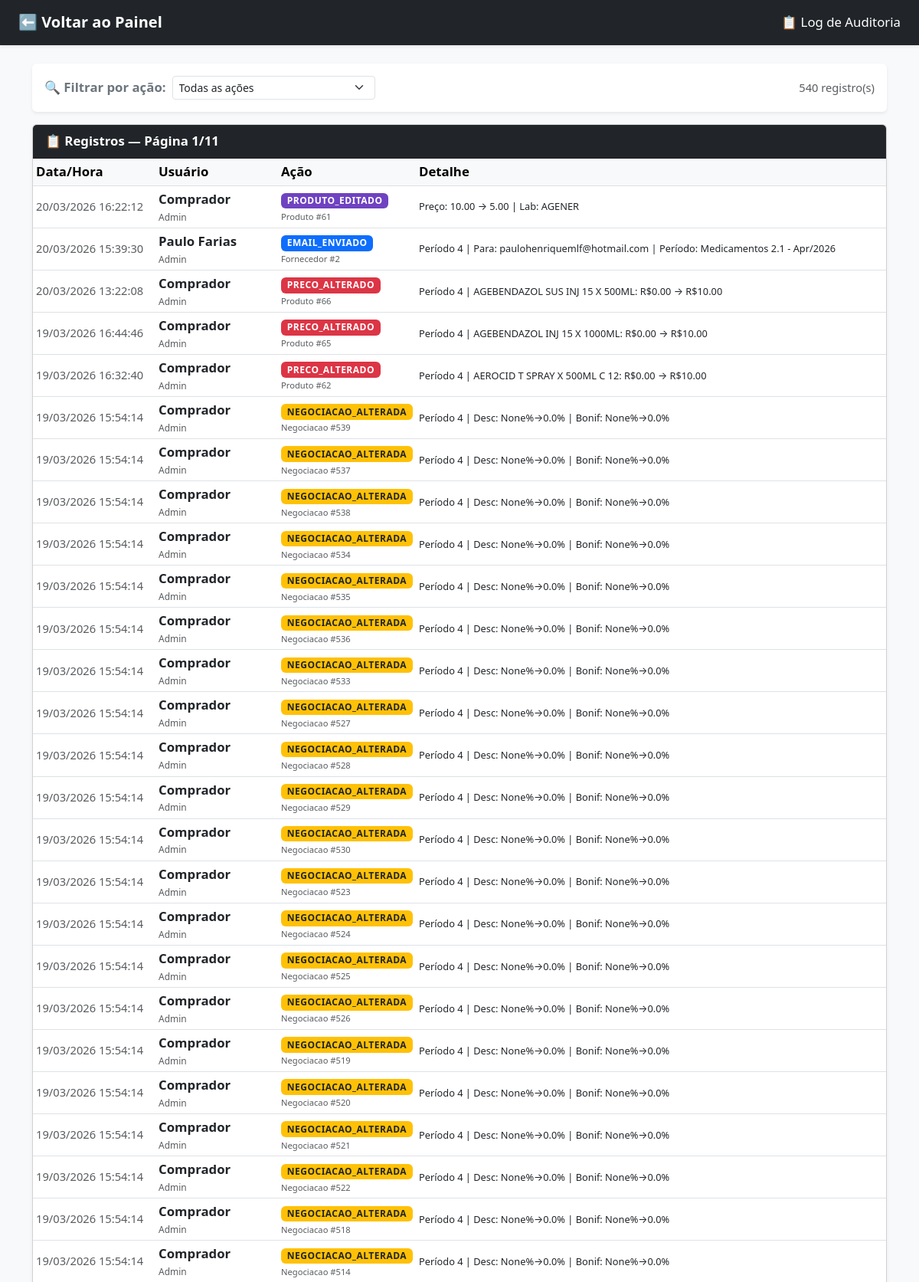
The app's page /admin/auditoria (signed in, upper part) with its own data.
### app.py (models this page shows)
class LogAuditoria(db.Model):
    id          = db.Column(db.Integer, primary_key=True)
    data_hora   = db.Column(db.DateTime, default=datetime.now, nullable=False)
    usuario_id  = db.Column(db.Integer, db.ForeignKey('usuario.id'), nullable=True)
    usuario     = db.relationship('Usuario', backref=db.backref('logs', lazy=True))
    acao        = db.Column(db.String(80),  nullable=False)   # ex: 'PRECO_ALTERADO'
    entidade    = db.Column(db.String(80),  nullable=True)    # ex: 'Produto'
    entidade_id = db.Column(db.Integer,     nullable=True)    # ex: 42
    detalhe     = db.Column(db.Text,        nullable=True)    # JSON ou texto livre

class Usuario(db.Model):
    id = db.Column(db.Integer, primary_key=True)
    nome = db.Column(db.String(100), nullable=False)
    email = db.Column(db.String(100), unique=True, nullable=False)
    senha = db.Column(db.String(200), nullable=False)
    funcao = db.Column(db.String(20), nullable=False)
    verificado = db.Column(db.Boolean, default=False)
    loja_id = db.Column(db.Integer, db.ForeignKey('loja.id'), nullable=True)
    loja = db.relationship('Loja', backref=db.backref('usuarios', lazy=True))
    smtp_server = db.Column(db.String(100), default='email-ssl.com.br')
    smtp_port = db.Column(db.Integer, default=465)
    smtp_email = db.Column(db.String(100))
    smtp_senha = db.Column(db.String(100))

### app.py (the view)
@app.route('/admin/auditoria')
def admin_auditoria():
    if 'usuario_id' not in session or session.get('funcao') != 'Admin':
        return redirect(url_for('login'))
    pagina = request.args.get('pagina', 1, type=int)
    filtro_acao = request.args.get('acao', '').strip()
    query = LogAuditoria.query
    if filtro_acao:
        query = query.filter(LogAuditoria.acao == filtro_acao)
    logs = query.order_by(LogAuditoria.data_hora.desc()).paginate(page=pagina, per_page=50, error_out=False)
    acoes_disponiveis = db.session.query(LogAuditoria.acao).distinct().order_by(LogAuditoria.acao).all()
    acoes_disponiveis = [a[0] for a in acoes_disponiveis]
    return render_template('admin_auditoria.html', logs=logs, filtro_acao=filtro_acao, acoes_disponiveis=acoes_disponiveis)

### app.py (called while the page is built, shortened)
@app.before_request
def verificar_datas_e_periodos():
    global ultima_verificacao
    if request.endpoint and 'static' in request.endpoint:
        return
    hoje = date.today()
    if ultima_verificacao == hoje:
        return

### templates/admin_auditoria.html (shortened to what this page needs)
<!DOCTYPE html>
<html lang="pt-br">
<head>
    <link href="https://cdn.jsdelivr.net/npm/bootstrap@5.3.0/dist/css/bootstrap.min.css" rel="stylesheet">
    <link rel="stylesheet" href="{{ url_for('static', filename='style.css') }}">
</head>
<body class="bg-light">
    <nav class="navbar navbar-dark bg-dark shadow-sm mb-4">
        <div class="container-fluid px-4">
            <a class="navbar-brand" href="{{ url_for('dashboard_admin') }}">⬅️ Voltar ao Painel</a>
            <span class="navbar-text text-white">📋 Log de Auditoria</span>
        </div>
    </nav>
    <div class="container pb-5">
        <div class="card card-body shadow-sm mb-3 border-0">
            <form method="GET" class="row align-items-center g-2">
                <div class="col-auto fw-bold text-secondary">🔍 Filtrar por ação:</div>
                <div class="col-md-3">
                    <select name="acao" class="form-select form-select-sm" onchange="this.form.submit()">
                        <option value="">Todas as ações</option>
                    </select>
                </div>
                <div class="col-auto ms-auto text-muted small">
                    {{ logs.total }} registro(s)
                </div>
            </form>
        </div>
        <div class="card shadow-sm">
            <div class="card-header bg-dark text-white fw-bold">
                📋 Registros — Página {{ logs.page }}/{{ logs.pages or 1 }}
            </div>
            <div class="card-body p-0">
                <div class="table-responsive">
                    <table class="table table-hover table-sm mb-0 align-middle">
                        <thead class="table-light">
                            <tr>
                                <th style="width:160px;">Data/Hora</th>
                                <th style="width:160px;">Usuário</th>
                                <th style="width:180px;">Ação</th>
                                <th>Detalhe</th>
                            </tr>
                        </thead>
                        <tbody>
                            {% for log in logs.items %}
                            <tr>
                                <td class="text-muted small">{{ log.data_hora.strftime('%d/%m/%Y %H:%M:%S') }}</td>
                                <td>
                                    {% if log.usuario %}
                                        <strong>{{ log.usuario.nome }}</strong>
                                        <div class="text-muted" style="font-size:0.75rem;">{{ log.usuario.funcao }}</div>
                                    {% else %}
                                        <span class="text-muted">Sistema</span>
                                    {% endif %}
                                </td>
                                <td>
                                    {% if log.acao == 'PRECO_ALTERADO' %}
                                        <span class="badge bg-danger badge-acao">{{ log.acao }}</span>
                                    {% elif log.acao == 'NEGOCIACAO_ALTERADA' %}
                                        <span class="badge bg-warning text-dark badge-acao">{{ log.acao }}</span>
                                    {% elif log.acao == 'EMAIL_ENVIADO' %}
                                        <span class="badge bg-primary badge-acao">{{ log.acao }}</span>
                                    {% elif log.acao == 'PRODUTO_EDITADO' %}
                                        <span class="badge bg-purple badge-acao" style="background-color:#6f42c1;">{{ log.acao }}</span>
                                    {% else %}
                                        <span class="badge bg-secondary badge-acao">{{ log.acao }}</span>
                                    {% endif %}
                                    {% if log.entidade %}
                                        <div class="text-muted" style="font-size:0.7rem;">{{ log.entidade }} #{{ log.entidade_id }}</div>
                                    {% endif %}
                                </td>
                                <td class="detalhe-cell">{{ log.detalhe or '—' }}</td>
                            </tr>
                            {% else %}
                            <tr>
                                <td colspan="4" class="text-center text-muted py-5">
                                    Nenhum registro de auditoria ainda.
                                </td>
                            </tr>
                            {% endfor %}
                        </tbody>
                    </table>
                </div>
            </div>
        </div>
    </div>
</body>
</html>

### static/style.css (style rules this page uses)
.navbar-brand { font-weight: 600; }
.badge-acao { font-size: 0.75rem; letter-spacing: 0.5px; }
.detalhe-cell { font-size: 0.8rem; color: #555; max-width: 400px; word-break: break-word; }
body { font-size: 1.05rem; line-height: 1.6; }

### templates/admin_auditoria.html (style rules this page uses)
.badge-acao { font-size: 0.75rem; letter-spacing: 0.5px; }
.detalhe-cell { font-size: 0.8rem; color: #555; max-width: 400px; word-break: break-word; }

### records on screen
LogAuditoria: data_hora "20/03/2026 16:22:12", usuario.nome "Comprador", usuario.funcao "Admin", acao "PRODUTO_EDITADO", entidade "Produto", entidade_id "61", detalhe "Preço: 10.00 → 5.00 | Lab: AGENER"
LogAuditoria: data_hora "20/03/2026 15:39:30", usuario.nome "Paulo Farias", usuario.funcao "Admin", acao "EMAIL_ENVIADO", entidade "Fornecedor", entidade_id "2", detalhe "Período 4 | Para: paulohenriquemlf@hotmail.com | Período: Medicamentos 2.1 - Apr/2026"
LogAuditoria: data_hora "20/03/2026 13:22:08", usuario.nome "Comprador", usuario.funcao "Admin", acao "PRECO_ALTERADO", entidade "Produto", entidade_id "66", detalhe "Período 4 | AGEBENDAZOL SUS INJ 15 X 500ML: R$0.00 → R$10.00"
LogAuditoria: data_hora "19/03/2026 16:44:46", usuario.nome "Comprador", usuario.funcao "Admin", acao "PRECO_ALTERADO", entidade "Produto", entidade_id "65", detalhe "Período 4 | AGEBENDAZOL INJ 15 X 1000ML: R$0.00 → R$10.00"
LogAuditoria: data_hora "19/03/2026 16:32:40", usuario.nome "Comprador", usuario.funcao "Admin", acao "PRECO_ALTERADO", entidade "Produto", entidade_id "62", detalhe "Período 4 | AEROCID T SPRAY X 500ML C 12: R$0.00 → R$10.00"
LogAuditoria: data_hora "19/03/2026 15:54:14", usuario.nome "Comprador", usuario.funcao "Admin", acao "NEGOCIACAO_ALTERADA", entidade "Negociacao", entidade_id "539", detalhe "Período 4 | Desc: None%→0.0% | Bonif: None%→0.0%"
LogAuditoria: data_hora "19/03/2026 15:54:14", usuario.nome "Comprador", usuario.funcao "Admin", acao "NEGOCIACAO_ALTERADA", entidade "Negociacao", entidade_id "537", detalhe "Período 4 | Desc: None%→0.0% | Bonif: None%→0.0%"
LogAuditoria: data_hora "19/03/2026 15:54:14", usuario.nome "Comprador", usuario.funcao "Admin", acao "NEGOCIACAO_ALTERADA", entidade "Negociacao", entidade_id "538", detalhe "Período 4 | Desc: None%→0.0% | Bonif: None%→0.0%"
LogAuditoria: data_hora "19/03/2026 15:54:14", usuario.nome "Comprador", usuario.funcao "Admin", acao "NEGOCIACAO_ALTERADA", entidade "Negociacao", entidade_id "534", detalhe "Período 4 | Desc: None%→0.0% | Bonif: None%→0.0%"
LogAuditoria: data_hora "19/03/2026 15:54:14", usuario.nome "Comprador", usuario.funcao "Admin", acao "NEGOCIACAO_ALTERADA", entidade "Negociacao", entidade_id "535", detalhe "Período 4 | Desc: None%→0.0% | Bonif: None%→0.0%"
LogAuditoria: data_hora "19/03/2026 15:54:14", usuario.nome "Comprador", usuario.funcao "Admin", acao "NEGOCIACAO_ALTERADA", entidade "Negociacao", entidade_id "536", detalhe "Período 4 | Desc: None%→0.0% | Bonif: None%→0.0%"
LogAuditoria: data_hora "19/03/2026 15:54:14", usuario.nome "Comprador", usuario.funcao "Admin", acao "NEGOCIACAO_ALTERADA", entidade "Negociacao", entidade_id "533", detalhe "Período 4 | Desc: None%→0.0% | Bonif: None%→0.0%"
LogAuditoria: data_hora "19/03/2026 15:54:14", usuario.nome "Comprador", usuario.funcao "Admin", acao "NEGOCIACAO_ALTERADA", entidade "Negociacao", entidade_id "527", detalhe "Período 4 | Desc: None%→0.0% | Bonif: None%→0.0%"
LogAuditoria: data_hora "19/03/2026 15:54:14", usuario.nome "Comprador", usuario.funcao "Admin", acao "NEGOCIACAO_ALTERADA", entidade "Negociacao", entidade_id "528", detalhe "Período 4 | Desc: None%→0.0% | Bonif: None%→0.0%"
LogAuditoria: data_hora "19/03/2026 15:54:14", usuario.nome "Comprador", usuario.funcao "Admin", acao "NEGOCIACAO_ALTERADA", entidade "Negociacao", entidade_id "529", detalhe "Período 4 | Desc: None%→0.0% | Bonif: None%→0.0%"
LogAuditoria: data_hora "19/03/2026 15:54:14", usuario.nome "Comprador", usuario.funcao "Admin", acao "NEGOCIACAO_ALTERADA", entidade "Negociacao", entidade_id "530", detalhe "Período 4 | Desc: None%→0.0% | Bonif: None%→0.0%"
LogAuditoria: data_hora "19/03/2026 15:54:14", usuario.nome "Comprador", usuario.funcao "Admin", acao "NEGOCIACAO_ALTERADA", entidade "Negociacao", entidade_id "523", detalhe "Período 4 | Desc: None%→0.0% | Bonif: None%→0.0%"
LogAuditoria: data_hora "19/03/2026 15:54:14", usuario.nome "Comprador", usuario.funcao "Admin", acao "NEGOCIACAO_ALTERADA", entidade "Negociacao", entidade_id "524", detalhe "Período 4 | Desc: None%→0.0% | Bonif: None%→0.0%"
LogAuditoria: data_hora "19/03/2026 15:54:14", usuario.nome "Comprador", usuario.funcao "Admin", acao "NEGOCIACAO_ALTERADA", entidade "Negociacao", entidade_id "525", detalhe "Período 4 | Desc: None%→0.0% | Bonif: None%→0.0%"
LogAuditoria: data_hora "19/03/2026 15:54:14", usuario.nome "Comprador", usuario.funcao "Admin", acao "NEGOCIACAO_ALTERADA", entidade "Negociacao", entidade_id "526", detalhe "Período 4 | Desc: None%→0.0% | Bonif: None%→0.0%"
LogAuditoria: data_hora "19/03/2026 15:54:14", usuario.nome "Comprador", usuario.funcao "Admin", acao "NEGOCIACAO_ALTERADA", entidade "Negociacao", entidade_id "519", detalhe "Período 4 | Desc: None%→0.0% | Bonif: None%→0.0%"
LogAuditoria: data_hora "19/03/2026 15:54:14", usuario.nome "Comprador", usuario.funcao "Admin", acao "NEGOCIACAO_ALTERADA", entidade "Negociacao", entidade_id "520", detalhe "Período 4 | Desc: None%→0.0% | Bonif: None%→0.0%"
LogAuditoria: data_hora "19/03/2026 15:54:14", usuario.nome "Comprador", usuario.funcao "Admin", acao "NEGOCIACAO_ALTERADA", entidade "Negociacao", entidade_id "521", detalhe "Período 4 | Desc: None%→0.0% | Bonif: None%→0.0%"
LogAuditoria: data_hora "19/03/2026 15:54:14", usuario.nome "Comprador", usuario.funcao "Admin", acao "NEGOCIACAO_ALTERADA", entidade "Negociacao", entidade_id "522", detalhe "Período 4 | Desc: None%→0.0% | Bonif: None%→0.0%"
LogAuditoria: data_hora "19/03/2026 15:54:14", usuario.nome "Comprador", usuario.funcao "Admin", acao "NEGOCIACAO_ALTERADA", entidade "Negociacao", entidade_id "518", detalhe "Período 4 | Desc: None%→0.0% | Bonif: None%→0.0%"
LogAuditoria: data_hora "19/03/2026 15:54:14", usuario.nome "Comprador", usuario.funcao "Admin", acao "NEGOCIACAO_ALTERADA", entidade "Negociacao", entidade_id "514", detalhe "Período 4 | Desc: None%→0.0% | Bonif: None%→0.0%"

### other values on screen
{{ logs.total }} "540"
{{ logs.page }} "1"
{{ logs.pages or 1 }} "11"
